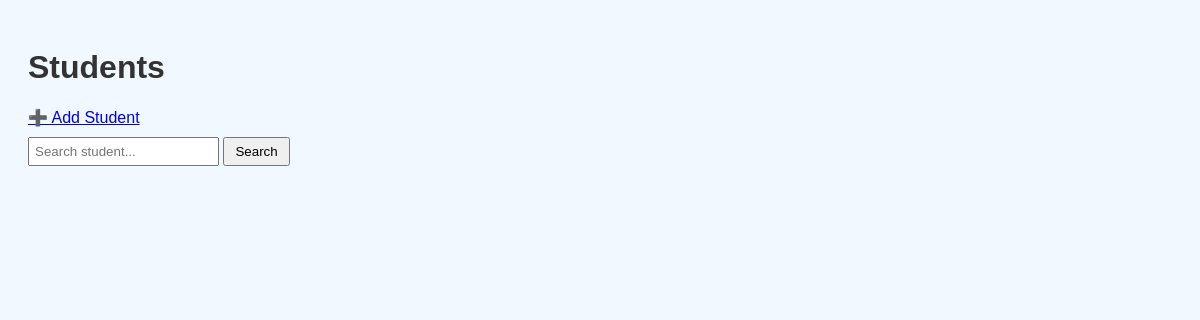
/students/ (signed in), run on an earlier commit of the app's database.
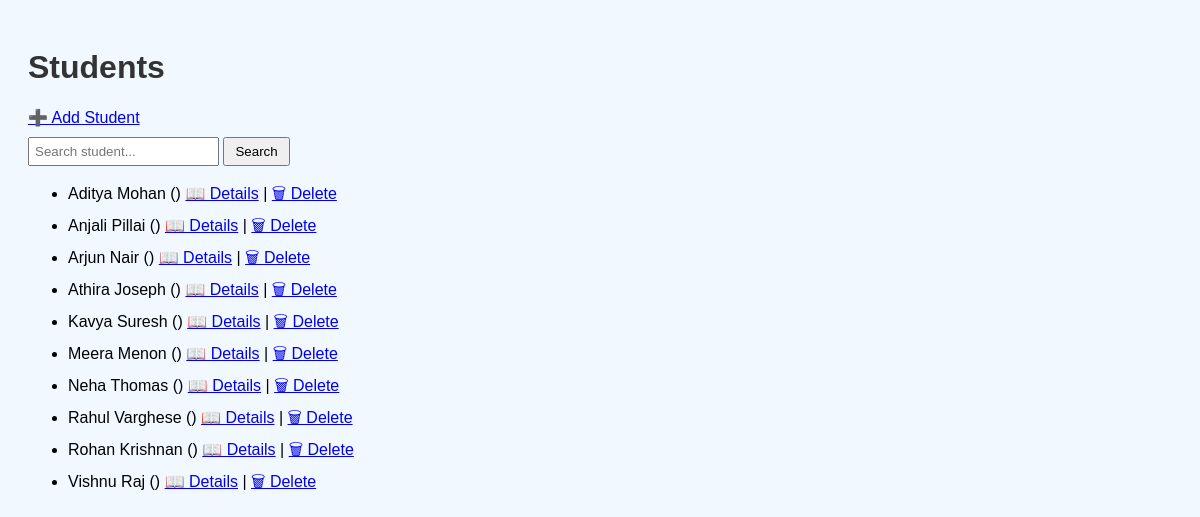
And on a later commit of the database.
### students/models.py (models this page shows, shortened)
class Student(models.Model):
    name = models.CharField(max_length=200)
    roll_no = models.CharField(max_length=100, unique=True)
    email = models.EmailField(blank=True, null=True)
    department = models.CharField(max_length=120, blank=True)

### students/views.py (the view)
# urls.py: path('', views.student_list, name='student_list'),
@login_required
@user_passes_test(super_only)
def student_list(request):
    q = request.GET.get('q','')
    students = Student.objects.filter(Q(name__icontains=q) | Q(roll_no__icontains=q)).order_by('name') if q else Student.objects.all().order_by('name')
    return render(request, "students/student_list.html", {"students":students, "query":q})

### students/views.py (called while the page is built)
def super_only(user):
    return user.is_superuser

### students/templates/students/student_list.html (shortened to what this page needs)
{% load static %}
<!DOCTYPE html>
<html>
<head>
    <link rel="stylesheet" href="{% static 'css/student_list.css' %}">
</head>
<body>
    <h1>Students</h1>
    <a href="{% url 'students:student_add' %}">➕ Add Student</a>
    <form method="get">
        <input type="text" name="q" placeholder="Search student...">
        <button type="submit">Search</button>
    </form>
    <ul>
        {% for student in students %}
        <li>
            {{ student.name }} ({{ student.roll_number }})
            <a href="{% url 'students:student_detail' student.id %}">📖 Details</a> |
            <a href="{% url 'students:student_delete_search' %}">🗑 Delete</a>
        </li>
        {% endfor %}
    </ul>
</body>
</html>

What changed in the data, as far as the page shows it:
added Student: name "Aditya Mohan"
added Student: name "Anjali Pillai"
added Student: name "Arjun Nair"
added Student: name "Athira Joseph"
added Student: name "Kavya Suresh"
added Student: name "Meera Menon"
added Student: name "Neha Thomas"
added Student: name "Rahul Varghese"
added Student: name "Rohan Krishnan"
added Student: name "Vishnu Raj"
